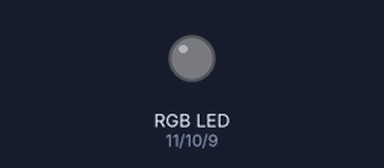
Simulated run of this sketch. Board: Arduino Uno, built with avr-gcc and run on an emulated ATmega328P. Parts: an RGB LED mixed from three pins (HIGH = lit). Dim RGB values are drawn brighter than linear.

Above: at 0.05 s.
At 2.25 s:
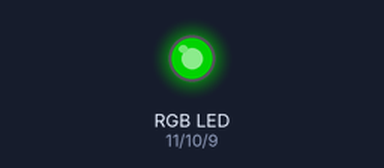
At 4.45 s:
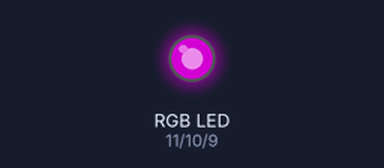
At 8.95 s:
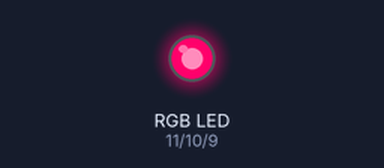
At 13.35 s:
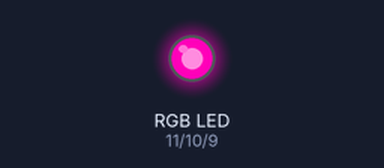
At 17.85 s:
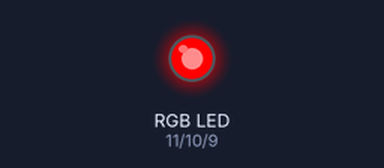
Timing chart, 0 to 23.2 s (numbered marks = the images above):
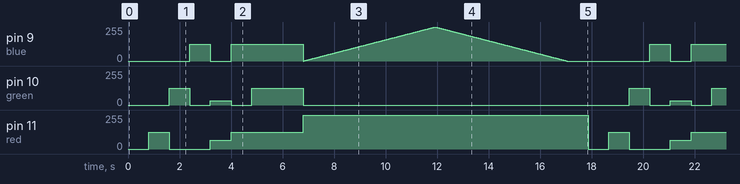

Measured:
- by itself, pin 10 (green): repeats every 17.9 s: 0/255 0.80 s, 32/255 0.80 s, 0/255 0.80 s, 125/255 2.0 s, 0/255 12.7 s, 125/255 0.80 s
- by itself, pin 11 (red): repeats every 17.9 s: 0/255 1.6 s, 64/255 0.80 s, 125/255 2.8 s, 255/255 11.1 s, 0/255 0.80 s, 125/255 0.80 s

The sketch:

RBG_LED_withGradient_5.24.23.ino
```cpp
int red = 11;
int green = 10;
int blue = 9;

void setup() {
  // put your setup code here, to run once:
  pinMode(red, OUTPUT);
  pinMode(green, OUTPUT);
  pinMode(blue, OUTPUT);
}

void loop() {
  // put your main code here, to run repeatedly:
  RGB_color(0,0,0); // off
  delay(800);
  RGB_color(125,0,0); // red
  delay(800);
  RGB_color(0,125,0); // green
  delay(800);
  RGB_color(0,0,125); // blue
  delay(800);
  RGB_color(64,32,0); // yellow
  delay(800);
  RGB_color(125,0,125); // purple
  delay(800);
  RGB_color(125,125,125); // white
  delay(2000);

   gradient(); //currently gets stuck in an infinite loop
   delay(800);
}

void RGB_color(int red_value, int green_value, int blue_value){
  //set three PWM color channels
  analogWrite(red, red_value);
  analogWrite(green, green_value);
  analogWrite(blue, blue_value);
}

void gradient(){
  int red = 255;
  int green= 0;
 int blue = 0;
  for(int i = 0; i <=255; i++){
    blue = i;
    RGB_color(red, green, blue);
    delay(20);
  }
  for(int i = 0; i <=255; i++){
    blue = 255 -i;
    RGB_color(red,green,blue);
    delay(20);
  }

}
```
